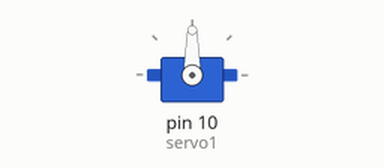
Simulated run of this sketch. Board: Arduino Uno, built with avr-gcc and run on an emulated ATmega328P. Shown: servo.

Above: at 0.05 s.
At 2.0 s:
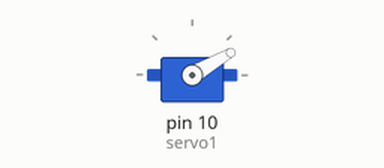
At 4.0 s:
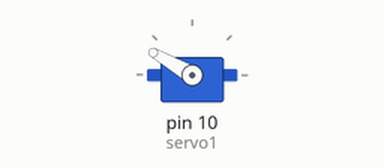
Timing chart, 0 to 5.2 s (numbered marks = the images above):
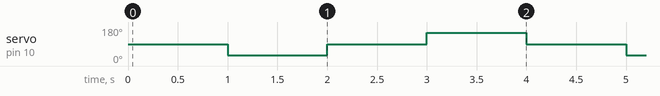

The sketch:

position_servo.ino
```cpp
/*  Code to demonstrate servo motion
    Modified from Elegoo's Super Starter Kit Code

 *   Declan Clifford- Johnson, 2024
 *   Part Four of AMRC STEM Robot Tutorial
    Adapted from Martin Hebel, 2023- https://www.selmaware.com/

    www.elegoo.com
    2018.12.19

    Be sure to add the library, Servo.zip.
    Sketch--> Include Library --> Add Zip Library --> Servo.zip
*/
#include <Servo.h>
/* After including the corresponding libraries,
   we can use the "class" like "Servo" created by the developer for us.
   We can use the functions and variables created in the libraries by creating
   objects like the following "myservo" to refer to the members in ".".*/

Servo servo1;  // note that the board has 2 servo ports
//it created an object called myservo.
/*  you can see Servo as a complex date type(Including functions and various data types)
    and see myservo as variables.               */

void setup(){
  /*"attach" and "write" are both functions,
     and they are members contained in the complex structure of "Servo".
     We can only use them if we create the object "myservo" for the complex structure of "Servo".
  */
  servo1.attach(10);   //connect pin 10 with the control line of the servo
  servo1.write(90);    // move servos to center position -> 90°
}
void loop(){
  servo1.write(90);// move servos to center position -> 90°
  delay(1000);
  servo1.write(30);// move servos position -> 30°
  delay(1000);
  servo1.write(90);// move servos to center position -> 90°
  delay(1000);
  servo1.write(150);// move servos position -> 120°
  delay(1000);
}
```

Measured:
- by itself, servo on pin 10 (servo1): repeats every 4.0 s: 90° 1.0 s, 150° 1.0 s, 90° 1.0 s, 30° 1.0 s
